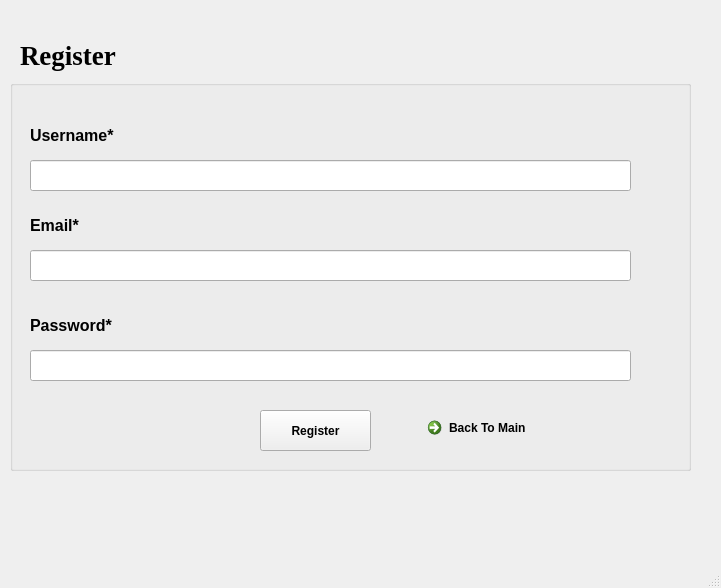
<?xml version="1.0" encoding="UTF-8"?>
<ui version="4.0">
 <class>MainWindow</class>
 <widget class="QMainWindow" name="MainWindow">
  <property name="geometry">
   <rect>
    <x>0</x>
    <y>0</y>
    <width>721</width>
    <height>588</height>
   </rect>
  </property>
  <property name="windowTitle">
   <string>MainWindow</string>
  </property>
  <property name="styleSheet">
   <string notr="true">
QProgressBar:horizontal {
    border: 1px solid #3A3939;
    text-align: center;
    padding: 1px;
    background: #201F1F;
}
QProgressBar::chunk:horizontal {
    background-color: qlineargradient(spread:reflect, x1:1, y1:0.545, x2:1, y2:0, stop:0 rgba(28, 66, 111, 255), stop:1 rgba(37, 87, 146, 255));
}

QToolTip
{
    border: 1px solid #3A3939;
    background-color: rgb(90, 102, 117);;
    color: white;
    padding: 1px;
    opacity: 200;
}

QWidget
{
    color: silver;
    background-color: #302F2F;
    selection-background-color:#3d8ec9;
    selection-color: black;
    background-clip: border;
    border-image: none;
    outline: 0;
}

QWidget:item:hover
{
    background-color: #78879b;
    color: black;
}

QWidget:item:selected
{
    background-color: #3d8ec9;
}

QCheckBox
{
    spacing: 5px;
    outline: none;
    color: #bbb;
    margin-bottom: 2px;
}

QCheckBox:disabled
{
    color: #777777;
}
QCheckBox::indicator,
QGroupBox::indicator
{
    width: 18px;
    height: 18px;
}
QGroupBox::indicator
{
    margin-left: 2px;
}

QCheckBox::indicator:unchecked,
QCheckBox::indicator:unchecked:hover,
QGroupBox::indicator:unchecked,
QGroupBox::indicator:unchecked:hover
{
    image: url(:/dark_blue/img/checkbox_unchecked.png);
}

QCheckBox::indicator:unchecked:focus,
QCheckBox::indicator:unchecked:pressed,
QGroupBox::indicator:unchecked:focus,
QGroupBox::indicator:unchecked:pressed
{
  border: none;
    image: url(:/dark_blue/img/checkbox_unchecked_focus.png);
}

QCheckBox::indicator:checked,
QCheckBox::indicator:checked:hover,
QGroupBox::indicator:checked,
QGroupBox::indicator:checked:hover
{
    image: url(:/dark_blue/img/checkbox_checked.png);
}

QCheckBox::indicator:checked:focus,
QCheckBox::indicator:checked:pressed,
QGroupBox::indicator:checked:focus,
QGroupBox::indicator:checked:pressed
{
  border: none;
    image: url(:/dark_blue/img/checkbox_checked_focus.png);
}

QCheckBox::indicator:indeterminate,
QCheckBox::indicator:indeterminate:hover,
QCheckBox::indicator:indeterminate:pressed
QGroupBox::indicator:indeterminate,
QGroupBox::indicator:indeterminate:hover,
QGroupBox::indicator:indeterminate:pressed
{
    image: url(:/dark_blue/img/checkbox_indeterminate.png);
}

QCheckBox::indicator:indeterminate:focus,
QGroupBox::indicator:indeterminate:focus
{
    image: url(:/dark_blue/img/checkbox_indeterminate_focus.png);
}

QCheckBox::indicator:checked:disabled,
QGroupBox::indicator:checked:disabled
{
    image: url(:/dark_blue/img/checkbox_checked_disabled.png);
}

QCheckBox::indicator:unchecked:disabled,
QGroupBox::indicator:unchecked:disabled
{
    image: url(:/dark_blue/img/checkbox_unchecked_disabled.png);
}

QRadioButton
{
    spacing: 5px;
    outline: none;
    color: #bbb;
    margin-bottom: 2px;
}

QRadioButton:disabled
{
    color: #777777;
}
QRadioButton::indicator
{
    width: 21px;
    height: 21px;
}

QRadioButton::indicator:unchecked,
QRadioButton::indicator:unchecked:hover
{
    image: url(:/dark_blue/img/radio_unchecked.png);
}

QRadioButton::indicator:unchecked:focus,
QRadioButton::indicator:unchecked:pressed
{
  border: none;
  outline: none;
    image: url(:/dark_blue/img/radio_unchecked_focus.png);
}

QRadioButton::indicator:checked,
QRadioButton::indicator:checked:hover
{
  border: none;
  outline: none;
    image: url(:/dark_blue/img/radio_checked.png);
}

QRadioButton::indicator:checked:focus,
QRadioButton::indicato::menu-arrowr:checked:pressed
{
  border: none;
  outline: none;
    image: url(:/dark_blue/img/radio_checked_focus.png);
}

QRadioButton::indicator:indeterminate,
QRadioButton::indicator:indeterminate:hover,
QRadioButton::indicator:indeterminate:pressed
{
        image: url(:/dark_blue/img/radio_indeterminate.png);
}

QRadioButton::indicator:checked:disabled
{
  outline: none;
  image: url(:/dark_blue/img/radio_checked_disabled.png);
}

QRadioButton::indicator:unchecked:disabled
{
    image: url(:/dark_blue/img/radio_unchecked_disabled.png);
}


QMenuBar
{
    background-color: #302F2F;
    color: silver;
}

QMenuBar::item
{
    background: transparent;
}

QMenuBar::item:selected
{
    background: transparent;
    border: 1px solid #3A3939;
}

QMenuBar::item:pressed
{
    border: 1px solid #3A3939;
    background-color: #3d8ec9;
    color: black;
    margin-bottom:-1px;
    padding-bottom:1px;
}

QMenu
{
    border: 1px solid #3A3939;
    color: silver;
    margin: 1px;
}

QMenu::icon
{
    margin: 1px;
}

QMenu::item
{
    padding: 2px 2px 2px 25px;
    margin-left: 5px;
    border: 1px solid transparent; /* reserve space for selection border */
}

QMenu::item:selected
{
    color: black;
}

QMenu::separator {
    height: 2px;
    background: lightblue;
    margin-left: 10px;
    margin-right: 5px;
}

QMenu::indicator {
    width: 16px;
    height: 16px;
}

/* non-exclusive indicator = check box style indicator
   (see QActionGroup::setExclusive) */
QMenu::indicator:non-exclusive:unchecked {
    image: url(:/dark_blue/img/checkbox_unchecked.png);
}

QMenu::indicator:non-exclusive:unchecked:selected {
    image: url(:/dark_blue/img/checkbox_unchecked_disabled.png);
}

QMenu::indicator:non-exclusive:checked {
    image: url(:/dark_blue/img/checkbox_checked.png);
}

QMenu::indicator:non-exclusive:checked:selected {
    image: url(:/dark_blue/img/checkbox_checked_disabled.png);
}

/* exclusive indicator = radio button style indicator (see QActionGroup::setExclusive) */
QMenu::indicator:exclusive:unchecked {
    image: url(:/dark_blue/img/radio_unchecked.png);
}

QMenu::indicator:exclusive:unchecked:selected {
    image: url(:/dark_blue/img/radio_unchecked_disabled.png);
}

QMenu::indicator:exclusive:checked {
    image: url(:/dark_blue/img/radio_checked.png);
}

QMenu::indicator:exclusive:checked:selected {
    image: url(:/dark_blue/img/radio_checked_disabled.png);
}

QMenu::right-arrow {
    margin: 5px;
    image: url(:/dark_blue/img/right_arrow.png)
}


QWidget:disabled
{
    color: #808080;
    background-color: #302F2F;
}

QAbstractItemView
{
    alternate-background-color: #3A3939;
    color: silver;
    border: 1px solid 3A3939;
    border-radius: 2px;
    padding: 1px;
}

QWidget:focus, QMenuBar:focus
{
    border: 1px solid #78879b;
}

QTabWidget:focus, QCheckBox:focus, QRadioButton:focus, QSlider:focus
{
    border: none;
}

QLineEdit
{
    background-color: #201F1F;
    padding: 2px;
    border-style: solid;
    border: 1px solid #3A3939;
    border-radius: 2px;
    color: silver;
}

QGroupBox {
    border:1px solid #3A3939;
    border-radius: 2px;
    margin-top: 20px;
    background-color: #302F2F;
    color: silver;
}

QGroupBox::title {
    subcontrol-origin: margin;
    subcontrol-position: top center;
    padding-left: 10px;
    padding-right: 10px;
    padding-top: 10px;
}

QAbstractScrollArea
{
    border-radius: 2px;
    border: 1px solid #3A3939;
    background-color: transparent;
}

QScrollBar:horizontal
{
    height: 15px;
    margin: 3px 15px 3px 15px;
    border: 1px transparent #2A2929;
    border-radius: 4px;
    background-color: #2A2929;
}

QScrollBar::handle:horizontal
{
    background-color: #605F5F;
    min-width: 5px;
    border-radius: 4px;
}

QScrollBar::add-line:horizontal
{
    margin: 0px 3px 0px 3px;
    border-image: url(:/dark_blue/img/right_arrow_disabled.png);
    width: 10px;
    height: 10px;
    subcontrol-position: right;
    subcontrol-origin: margin;
}

QScrollBar::sub-line:horizontal
{
    margin: 0px 3px 0px 3px;
    border-image: url(:/dark_blue/img/left_arrow_disabled.png);
    height: 10px;
    width: 10px;
    subcontrol-position: left;
    subcontrol-origin: margin;
}

QScrollBar::add-line:horizontal:hover,QScrollBar::add-line:horizontal:on
{
    border-image: url(:/dark_blue/img/right_arrow.png);
    height: 10px;
    width: 10px;
    subcontrol-position: right;
    subcontrol-origin: margin;
}


QScrollBar::sub-line:horizontal:hover, QScrollBar::sub-line:horizontal:on
{
    border-image: url(:/dark_blue/img/left_arrow.png);
    height: 10px;
    width: 10px;
    subcontrol-position: left;
    subcontrol-origin: margin;
}

QScrollBar::up-arrow:horizontal, QScrollBar::down-arrow:horizontal
{
    background: none;
}


QScrollBar::add-page:horizontal, QScrollBar::sub-page:horizontal
{
    background: none;
}

QScrollBar:vertical
{
    background-color: #2A2929;
    width: 15px;
    margin: 15px 3px 15px 3px;
    border: 1px transparent #2A2929;
    border-radius: 4px;
}

QScrollBar::handle:vertical
{
    background-color: #605F5F;
    min-height: 5px;
    border-radius: 4px;
}

QScrollBar::sub-line:vertical
{
    margin: 3px 0px 3px 0px;
    border-image: url(:/dark_blue/img/up_arrow_disabled.png);
    height: 10px;
    width: 10px;
    subcontrol-position: top;
    subcontrol-origin: margin;
}

QScrollBar::add-line:vertical
{
    margin: 3px 0px 3px 0px;
    border-image: url(:/dark_blue/img/down_arrow_disabled.png);
    height: 10px;
    width: 10px;
    subcontrol-position: bottom;
    subcontrol-origin: margin;
}

QScrollBar::sub-line:vertical:hover,QScrollBar::sub-line:vertical:on
{

    border-image: url(:/dark_blue/img/up_arrow.png);
    height: 10px;
    width: 10px;
    subcontrol-position: top;
    subcontrol-origin: margin;
}


QScrollBar::add-line:vertical:hover, QScrollBar::add-line:vertical:on
{
    border-image: url(:/dark_blue/img/down_arrow.png);
    height: 10px;
    width: 10px;
    subcontrol-position: bottom;
    subcontrol-origin: margin;
}

QScrollBar::up-arrow:vertical, QScrollBar::down-arrow:vertical
{
    background: none;
}


QScrollBar::add-page:vertical, QScrollBar::sub-page:vertical
{
    background: none;
}

QTextEdit
{
    background-color: #201F1F;
    color: silver;
    border: 1px solid #3A3939;
}

QPlainTextEdit
{
    background-color: #201F1F;;
    color: silver;
    border-radius: 2px;
    border: 1px solid #3A3939;
}

QHeaderView::section
{
    background-color: #3A3939;
    color: silver;
    padding-left: 4px;
    border: 1px solid #6c6c6c;
}

QSizeGrip {
    image: url(:/dark_blue/img/sizegrip.png);
    width: 12px;
    height: 12px;
}

QMainWindow
{
    background-color: #302F2F;

}

QMainWindow::separator
{
    background-color: #302F2F;
    color: white;
    padding-left: 4px;
    spacing: 2px;
    border: 1px dashed #3A3939;
}

QMainWindow::separator:hover
{

    background-color: #787876;
    color: white;
    padding-left: 4px;
    border: 1px solid #3A3939;
    spacing: 2px;
}


QMenu::separator
{
    height: 1px;
    background-color: #3A3939;
    color: white;
    padding-left: 4px;
    margin-left: 10px;
    margin-right: 5px;
}


QFrame
{
    border-radius: 2px;
    border: 1px solid #444;
}

QFrame[frameShape=&quot;0&quot;]
{
    border-radius: 2px;
    border: 1px transparent #444;
}

QStackedWidget
{
    background-color: #302F2F;
    border: 1px transparent black;
}

QToolBar {
    border: 1px transparent #393838;
    background: 1px solid #302F2F;
    font-weight: bold;
}

QToolBar::handle:horizontal {
    image: url(:/dark_blue/img/Hmovetoolbar.png);
}
QToolBar::handle:vertical {
    image: url(:/dark_blue/img/Vmovetoolbar.png);
}
QToolBar::separator:horizontal {
    image: url(:/dark_blue/img/Hsepartoolbar.png);
}
QToolBar::separator:vertical {
    image: url(:/dark_blue/img/Vsepartoolbars.png);
}

QPushButton
{
    color: silver;
    background-color: #302F2F;
    border-width: 2px;
    border-color: #4A4949;
    border-style: solid;
    padding-top: 2px;
    padding-bottom: 2px;
    padding-left: 10px;
    padding-right: 10px;
    border-radius: 4px;
    /* outline: none; */
    /* min-width: 40px; */
}

QPushButton:disabled
{
    background-color: #302F2F;
    border-width: 2px;
    border-color: #3A3939;
    border-style: solid;
    padding-top: 2px;
    padding-bottom: 2px;
    padding-left: 10px;
    padding-right: 10px;
    /*border-radius: 2px;*/
    color: #808080;
}

QPushButton:focus {
    background-color: #3d8ec9;
    color: white;
}

QComboBox
{
    selection-background-color: #3d8ec9;
    background-color: #201F1F;
    border-style: solid;
    border: 1px solid #3A3939;
    border-radius: 2px;
    padding: 2px;
    min-width: 75px;
}

QPushButton:checked{
    background-color: #4A4949;
    border-color: #6A6969;
}

QPushButton:hover {
    border: 2px solid #78879b;
    color: silver;
}

QComboBox:hover, QAbstractSpinBox:hover,QLineEdit:hover,QTextEdit:hover,QPlainTextEdit:hover,QAbstractView:hover,QTreeView:hover
{
    border: 1px solid #78879b;
    color: silver;
}

QComboBox:on
{
    background-color: #626873;
    padding-top: 3px;
    padding-left: 4px;
    selection-background-color: #4a4a4a;
}

QComboBox QAbstractItemView
{
    background-color: #201F1F;
    border-radius: 2px;
    border: 1px solid #444;
    selection-background-color: #3d8ec9;
    color: silver;
}

QComboBox::drop-down
{
    subcontrol-origin: padding;
    subcontrol-position: top right;
    width: 15px;

    border-left-width: 0px;
    border-left-color: darkgray;
    border-left-style: solid;
    border-top-right-radius: 3px;
    border-bottom-right-radius: 3px;
}

QComboBox::down-arrow
{
    image: url(:/dark_blue/img/down_arrow_disabled.png);
}

QComboBox::down-arrow:on, QComboBox::down-arrow:hover,
QComboBox::down-arrow:focus
{
    image: url(:/dark_blue/img/down_arrow.png);
}

QPushButton:pressed
{
    background-color: #484846;
}

QAbstractSpinBox {
    padding-top: 2px;
    padding-bottom: 2px;
    border: 1px solid #3A3939;
    background-color: #201F1F;
    color: silver;
    border-radius: 2px;
    min-width: 75px;
}

QAbstractSpinBox:up-button
{
    background-color: transparent;
    subcontrol-origin: border;
    subcontrol-position: top right;
}

QAbstractSpinBox:down-button
{
    background-color: transparent;
    subcontrol-origin: border;
    subcontrol-position: bottom right;
}

QAbstractSpinBox::up-arrow,QAbstractSpinBox::up-arrow:disabled,QAbstractSpinBox::up-arrow:off {
    image: url(:/dark_blue/img/up_arrow_disabled.png);
    width: 10px;
    height: 10px;
}
QAbstractSpinBox::up-arrow:hover
{
    image: url(:/dark_blue/img/up_arrow.png);
}


QAbstractSpinBox::down-arrow,QAbstractSpinBox::down-arrow:disabled,QAbstractSpinBox::down-arrow:off
{
    image: url(:/dark_blue/img/down_arrow_disabled.png);
    width: 10px;
    height: 10px;
}
QAbstractSpinBox::down-arrow:hover
{
    image: url(:/dark_blue/img/down_arrow.png);
}


QLabel
{
    border: 0px solid black;
}

QTabWidget{
    border: 1px transparent black;
}

QTabWidget::pane {
    border: 1px solid #444;
    border-radius: 3px;
    padding: 3px;
}

QTabBar
{
    qproperty-drawBase: 0;
    left: 5px; /* move to the right by 5px */
}

QTabBar:focus
{
    border: 0px transparent black;
}

QTabBar::close-button  {
    image: url(:/dark_blue/img/close.png);
    background: transparent;
}

QTabBar::close-button:hover
{
    image: url(:/dark_blue/img/close-hover.png);
    background: transparent;
}

QTabBar::close-button:pressed {
    image: url(:/dark_blue/img/close-pressed.png);
    background: transparent;
}

/* TOP TABS */
QTabBar::tab:top {
    color: #b1b1b1;
    border: 1px solid #4A4949;
    border-bottom: 1px transparent black;
    background-color: #302F2F;
    padding: 5px;
    border-top-left-radius: 2px;
    border-top-right-radius: 2px;
}

QTabBar::tab:top:!selected
{
    color: #b1b1b1;
    background-color: #201F1F;
    border: 1px transparent #4A4949;
    border-bottom: 1px transparent #4A4949;
    border-top-left-radius: 0px;
    border-top-right-radius: 0px;
}

QTabBar::tab:top:!selected:hover {
    background-color: #48576b;
}

/* BOTTOM TABS */
QTabBar::tab:bottom {
    color: #b1b1b1;
    border: 1px solid #4A4949;
    border-top: 1px transparent black;
    background-color: #302F2F;
    padding: 5px;
    border-bottom-left-radius: 2px;
    border-bottom-right-radius: 2px;
}

QTabBar::tab:bottom:!selected
{
    color: #b1b1b1;
    background-color: #201F1F;
    border: 1px transparent #4A4949;
    border-top: 1px transparent #4A4949;
    border-bottom-left-radius: 0px;
    border-bottom-right-radius: 0px;
}

QTabBar::tab:bottom:!selected:hover {
    background-color: #78879b;
}

/* LEFT TABS */
QTabBar::tab:left {
    color: #b1b1b1;
    border: 1px solid #4A4949;
    border-left: 1px transparent black;
    background-color: #302F2F;
    padding: 5px;
    border-top-right-radius: 2px;
    border-bottom-right-radius: 2px;
}

QTabBar::tab:left:!selected
{
    color: #b1b1b1;
    background-color: #201F1F;
    border: 1px transparent #4A4949;
    border-right: 1px transparent #4A4949;
    border-top-right-radius: 0px;
    border-bottom-right-radius: 0px;
}

QTabBar::tab:left:!selected:hover {
    background-color: #48576b;
}


/* RIGHT TABS */
QTabBar::tab:right {
    color: #b1b1b1;
    border: 1px solid #4A4949;
    border-right: 1px transparent black;
    background-color: #302F2F;
    padding: 5px;
    border-top-left-radius: 2px;
    border-bottom-left-radius: 2px;
}

QTabBar::tab:right:!selected
{
    color: #b1b1b1;
    background-color: #201F1F;
    border: 1px transparent #4A4949;
    border-right: 1px transparent #4A4949;
    border-top-left-radius: 0px;
    border-bottom-left-radius: 0px;
}

QTabBar::tab:right:!selected:hover {
    background-color: #48576b;
}

QTabBar QToolButton::right-arrow:enabled {
     image: url(:/dark_blue/img/right_arrow.png);
 }

 QTabBar QToolButton::left-arrow:enabled {
     image: url(:/dark_blue/img/left_arrow.png);
 }

QTabBar QToolButton::right-arrow:disabled {
     image: url(:/dark_blue/img/right_arrow_disabled.png);
 }

 QTabBar QToolButton::left-arrow:disabled {
     image: url(:/dark_blue/img/left_arrow_disabled.png);
 }


QDockWidget {
    border: 1px solid #403F3F;
    titlebar-close-icon: url(:/dark_blue/img/close.png);
    titlebar-normal-icon: url(:/dark_blue/img/undock.png);
}

QDockWidget::close-button, QDockWidget::float-button {
    border: 1px solid transparent;
    border-radius: 2px;
    background: transparent;
}

QDockWidget::close-button:hover, QDockWidget::float-button:hover {
    background: rgba(255, 255, 255, 10);
}

QDockWidget::close-button:pressed, QDockWidget::float-button:pressed {
    padding: 1px -1px -1px 1px;
    background: rgba(255, 255, 255, 10);
}

QTreeView, QListView, QTextBrowser, AtLineEdit, AtLineEdit::hover {
    border: 1px solid #444;
    background-color: silver;
    border-radius: 3px;
    margin-left: 3px;
    color: black;
}

QTreeView:branch:selected, QTreeView:branch:hover {
    background: url(:/dark_blue/img/transparent.png);
}

QTreeView::branch:has-siblings:!adjoins-item {
    border-image: url(:/dark_blue/img/transparent.png);
}

QTreeView::branch:has-siblings:adjoins-item {
    border-image: url(:/dark_blue/img/transparent.png);
}

QTreeView::branch:!has-children:!has-siblings:adjoins-item {
    border-image: url(:/dark_blue/img/transparent.png);
}

QTreeView::branch:has-children:!has-siblings:closed,
QTreeView::branch:closed:has-children:has-siblings {
    image: url(:/dark_blue/img/branch_closed.png);
}

QTreeView::branch:open:has-children:!has-siblings,
QTreeView::branch:open:has-children:has-siblings  {
    image: url(:/dark_blue/img/branch_open.png);
}

QTreeView::branch:has-children:!has-siblings:closed:hover,
QTreeView::branch:closed:has-children:has-siblings:hover {
    image: url(:/dark_blue/img/branch_closed-on.png);
    }

QTreeView::branch:open:has-children:!has-siblings:hover,
QTreeView::branch:open:has-children:has-siblings:hover  {
    image: url(:/dark_blue/img/branch_open-on.png);
    }

QListView::item:!selected:hover, QListView::item:!selected:hover, QTreeView::item:!selected:hover  {
    background: rgba(0, 0, 0, 0);
    outline: 0;
    color: #FFFFFF
}

QListView::item:selected:hover, QListView::item:selected:hover, QTreeView::item:selected:hover  {
    background: #3d8ec9;
    color: #FFFFFF;
}

QSlider::groove:horizontal {
    border: 1px solid #3A3939;
    height: 8px;
    background: #201F1F;
    margin: 2px 0;
    border-radius: 2px;
}

QSlider::handle:horizontal {
    background: QLinearGradient( x1: 0, y1: 0, x2: 0, y2: 1,
      stop: 0.0 silver, stop: 0.2 #a8a8a8, stop: 1 #727272);
    border: 1px solid #3A3939;
    width: 14px;
    height: 14px;
    margin: -4px 0;
    border-radius: 2px;
}

QSlider::groove:vertical {
    border: 1px solid #3A3939;
    width: 8px;
    background: #201F1F;
    margin: 0 0px;
    border-radius: 2px;
}

QSlider::handle:vertical {
    background: QLinearGradient( x1: 0, y1: 0, x2: 0, y2: 1, stop: 0.0 silver,
    stop: 0.2 #a8a8a8, stop: 1 #727272);
    border: 1px solid #3A3939;
    width: 14px;
    height: 14px;
    margin: 0 -4px;
    border-radius: 2px;
}

QToolButton {
    /*  background-color: transparent; */
    border: 2px transparent #4A4949;
    border-radius: 4px;
    background-color: dimgray;
    margin: 2px;
    padding: 2px;
}

QToolButton[popupMode=&quot;1&quot;] { /* only for MenuButtonPopup */
 padding-right: 20px; /* make way for the popup button */
 border: 2px transparent #4A4949;
 border-radius: 4px;
}

QToolButton[popupMode=&quot;2&quot;] { /* only for InstantPopup */
 padding-right: 10px; /* make way for the popup button */
 border: 2px transparent #4A4949;
}


QToolButton:hover, QToolButton::menu-button:hover {
    border: 2px solid #78879b;
}

QToolButton:checked, QToolButton:pressed,
    QToolButton::menu-button:pressed {
    background-color: #4A4949;
    border: 2px solid #78879b;
}

/* the subcontrol below is used only in the InstantPopup or DelayedPopup mode */
QToolButton::menu-indicator {
    image: url(:/dark_blue/img/down_arrow.png);
    top: -7px; left: -2px; /* shift it a bit */
}

/* the subcontrols below are used only in the MenuButtonPopup mode */
QToolButton::menu-button {
    border: 1px transparent #4A4949;
    border-top-right-radius: 6px;
    border-bottom-right-radius: 6px;
    /* 16px width + 4px for border = 20px allocated above */
    width: 16px;
    outline: none;
}

QToolButton::menu-arrow {
    image: url(:/dark_blue/img/down_arrow.png);
}

QToolButton::menu-arrow:open {
    top: 1px; left: 1px; /* shift it a bit */
    border: 1px solid #3A3939;
}

QPushButton::menu-indicator  {
    subcontrol-origin: padding;
    subcontrol-position: bottom right;
    left: 4px;
}

QTableView
{
    border: 1px solid #444;
    gridline-color: #6c6c6c;
    background-color: #201F1F;
}


QTableView, QHeaderView
{
    border-radius: 0px;
}

QTableView::item:pressed, QListView::item:pressed, QTreeView::item:pressed  {
    background: #78879b;
    color: #FFFFFF;
}

QTableView::item:selected:active, QTreeView::item:selected:active, QListView::item:selected:active  {
    background: #3d8ec9;
    color: #FFFFFF;
}


QHeaderView
{
    border: 1px transparent;
    border-radius: 2px;
    margin: 0px;
    padding: 0px;
}

QHeaderView::section  {
    background-color: #3A3939;
    color: silver;
    padding: 4px;
    border: 1px solid #6c6c6c;
    border-radius: 0px;
    text-align: center;
}

QHeaderView::section::vertical::first, QHeaderView::section::vertical::only-one
{
    border-top: 1px solid #6c6c6c;
}

QHeaderView::section::vertical
{
    border-top: transparent;
}

QHeaderView::section::horizontal::first, QHeaderView::section::horizontal::only-one
{
    border-left: 1px solid #6c6c6c;
}

QHeaderView::section::horizontal
{
    border-left: transparent;
}


QHeaderView::section:checked
 {
    color: white;
    background-color: #5A5959;
 }

 /* style the sort indicator */
QHeaderView::down-arrow {
    image: url(:/dark_blue/img/down_arrow.png);
}

QHeaderView::up-arrow {
    image: url(:/dark_blue/img/up_arrow.png);
}


QTableCornerButton::section {
    background-color: #3A3939;
    border: 1px solid #3A3939;
    border-radius: 2px;
}

QToolBox  {
    padding: 3px;
    border: 1px transparent black;
}

QToolBox::tab {
    color: #b1b1b1;
    background-color: #302F2F;
    border: 1px solid #4A4949;
    border-bottom: 1px transparent #302F2F;
    border-top-left-radius: 5px;
    border-top-right-radius: 5px;
}

 QToolBox::tab:selected { /* italicize selected tabs */
    font: italic;
    background-color: #302F2F;
    border-color: #3d8ec9;
 }

QStatusBar::item {
    border: 1px solid #3A3939;
    border-radius: 2px;
 }


QFrame[height=&quot;3&quot;], QFrame[width=&quot;3&quot;] {
    background-color: #AAA;
}


QSplitter::handle {
    border: 1px dashed #3A3939;
}

QSplitter::handle:hover {
    background-color: #787876;
    border: 1px solid #3A3939;
}

QSplitter::handle:horizontal {
    width: 1px;
}

QSplitter::handle:vertical {
    height: 1px;
}

QListWidget {
    background-color: silver;
    border-radius: 5px;
    margin-left: 5px;
}

QListWidget::item {
    color: black;
}

QMessageBox {
    messagebox-critical-icon	: url(:/dark_blue/img/critical.png);
    messagebox-information-icon	: url(:/dark_blue/img/information.png);
    messagebox-question-icon	: url(:/dark_blue/img/question.png);
    messagebox-warning-icon:    : url(:/dark_blue/img/warning.png);
}

ColorButton::enabled {
    border-radius: 0px;
    border: 1px solid #444444;
}

ColorButton::disabled {
    border-radius: 0px;
    border: 1px solid #AAAAAA;
}</string>
  </property>
  <widget class="QWidget" name="centralwidget">
   <widget class="QGroupBox" name="groupBox">
    <property name="geometry">
     <rect>
      <x>10</x>
      <y>80</y>
      <width>681</width>
      <height>391</height>
     </rect>
    </property>
    <property name="title">
     <string/>
    </property>
    <widget class="QLabel" name="l3">
     <property name="geometry">
      <rect>
       <x>20</x>
       <y>30</y>
       <width>121</width>
       <height>51</height>
      </rect>
     </property>
     <property name="font">
      <font>
       <family>Arial</family>
       <pointsize>12</pointsize>
       <weight>75</weight>
       <bold>true</bold>
      </font>
     </property>
     <property name="text">
      <string>Username*</string>
     </property>
    </widget>
    <widget class="QLineEdit" name="user_reg">
     <property name="geometry">
      <rect>
       <x>20</x>
       <y>80</y>
       <width>601</width>
       <height>31</height>
      </rect>
     </property>
    </widget>
    <widget class="QLabel" name="l3_2">
     <property name="geometry">
      <rect>
       <x>20</x>
       <y>120</y>
       <width>121</width>
       <height>51</height>
      </rect>
     </property>
     <property name="font">
      <font>
       <family>Arial</family>
       <pointsize>12</pointsize>
       <weight>75</weight>
       <bold>true</bold>
      </font>
     </property>
     <property name="text">
      <string>Email*</string>
     </property>
    </widget>
    <widget class="QLineEdit" name="email_reg">
     <property name="geometry">
      <rect>
       <x>20</x>
       <y>170</y>
       <width>601</width>
       <height>31</height>
      </rect>
     </property>
    </widget>
    <widget class="QLabel" name="l3_3">
     <property name="geometry">
      <rect>
       <x>20</x>
       <y>220</y>
       <width>121</width>
       <height>51</height>
      </rect>
     </property>
     <property name="font">
      <font>
       <family>Arial</family>
       <pointsize>12</pointsize>
       <weight>75</weight>
       <bold>true</bold>
      </font>
     </property>
     <property name="text">
      <string>Password*</string>
     </property>
    </widget>
    <widget class="QPushButton" name="registerbtn">
     <property name="geometry">
      <rect>
       <x>250</x>
       <y>330</y>
       <width>111</width>
       <height>41</height>
      </rect>
     </property>
     <property name="font">
      <font>
       <family>Arial</family>
       <weight>75</weight>
       <bold>true</bold>
      </font>
     </property>
     <property name="text">
      <string>Register</string>
     </property>
    </widget>
    <widget class="QCommandLinkButton" name="backtomain">
     <property name="geometry">
      <rect>
       <x>410</x>
       <y>330</y>
       <width>222</width>
       <height>41</height>
      </rect>
     </property>
     <property name="text">
      <string>Back To Main</string>
     </property>
    </widget>
    <widget class="QLineEdit" name="pass_reg">
     <property name="geometry">
      <rect>
       <x>20</x>
       <y>270</y>
       <width>601</width>
       <height>31</height>
      </rect>
     </property>
     <property name="font">
      <font>
       <pointsize>10</pointsize>
       <weight>50</weight>
       <bold>false</bold>
      </font>
     </property>
     <property name="echoMode">
      <enum>QLineEdit::Password</enum>
     </property>
    </widget>
   </widget>
   <widget class="QLabel" name="label">
    <property name="geometry">
     <rect>
      <x>20</x>
      <y>30</y>
      <width>131</width>
      <height>51</height>
     </rect>
    </property>
    <property name="font">
     <font>
      <family>Times New Roman</family>
      <pointsize>20</pointsize>
      <weight>75</weight>
      <bold>true</bold>
     </font>
    </property>
    <property name="text">
     <string>Register</string>
    </property>
   </widget>
   <widget class="QLabel" name="register_info">
    <property name="geometry">
     <rect>
      <x>20</x>
      <y>490</y>
      <width>651</width>
      <height>31</height>
     </rect>
    </property>
    <property name="font">
     <font>
      <family>Arial</family>
      <pointsize>12</pointsize>
      <weight>75</weight>
      <bold>true</bold>
     </font>
    </property>
    <property name="text">
     <string/>
    </property>
   </widget>
  </widget>
  <widget class="QStatusBar" name="statusbar"/>
 </widget>
 <resources/>
 <connections/>
</ui>
